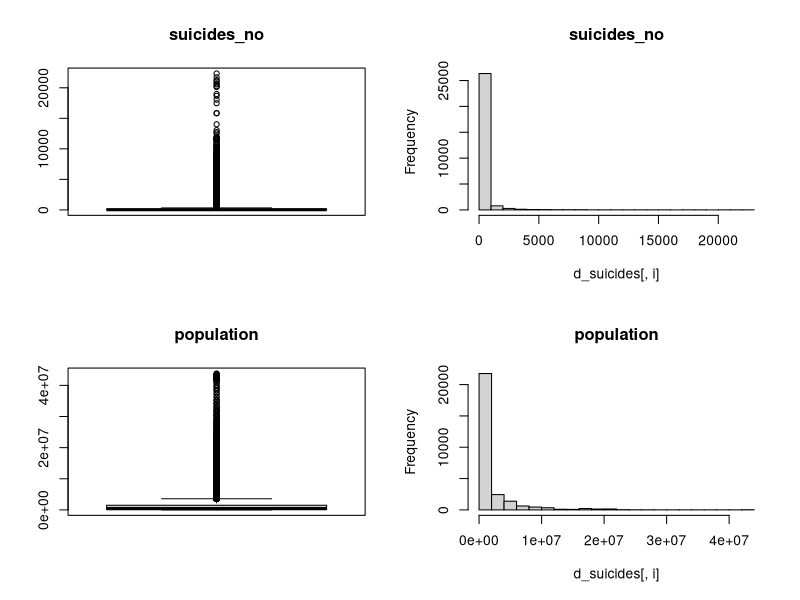
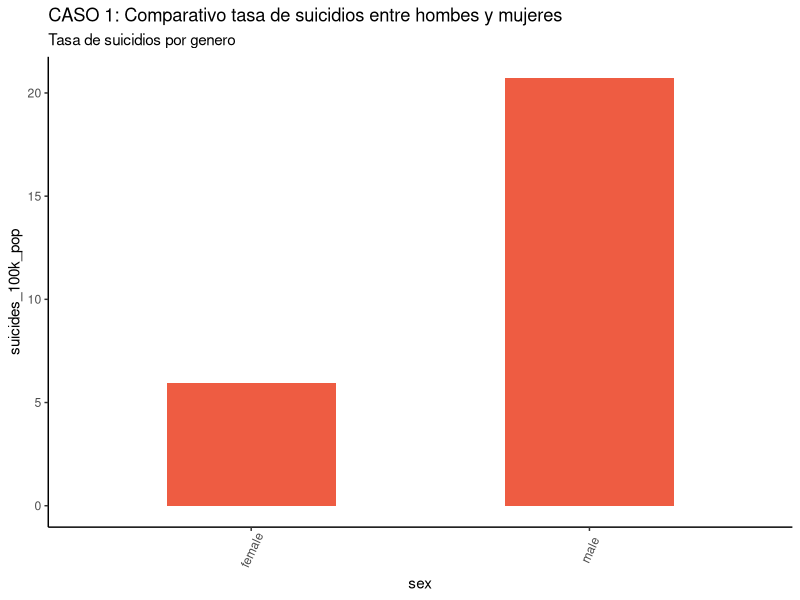
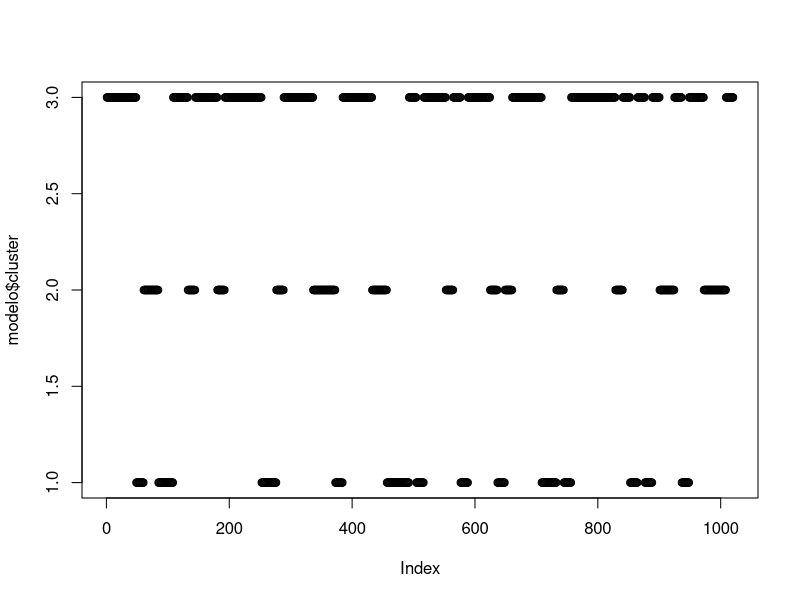
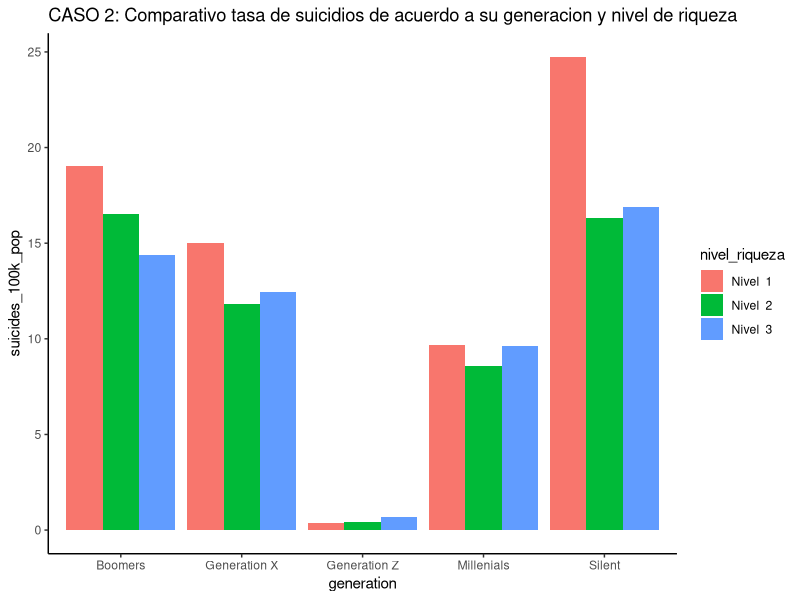
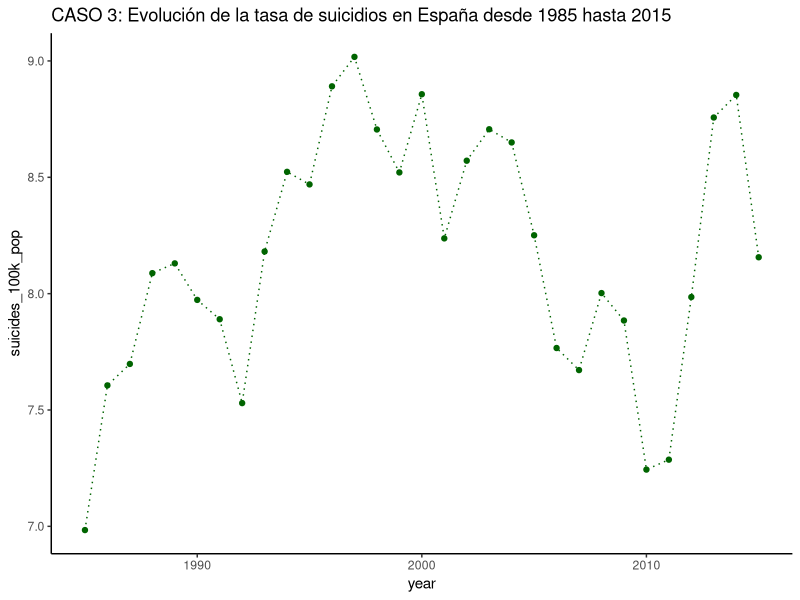
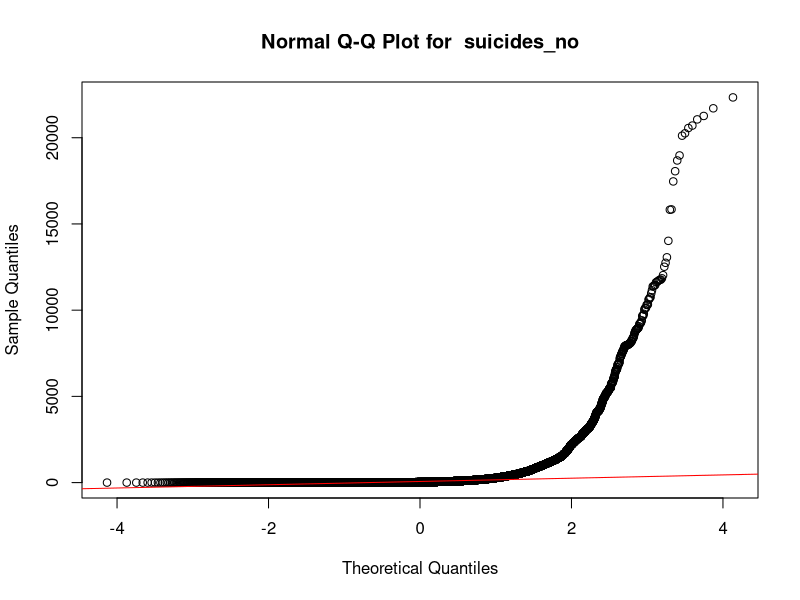
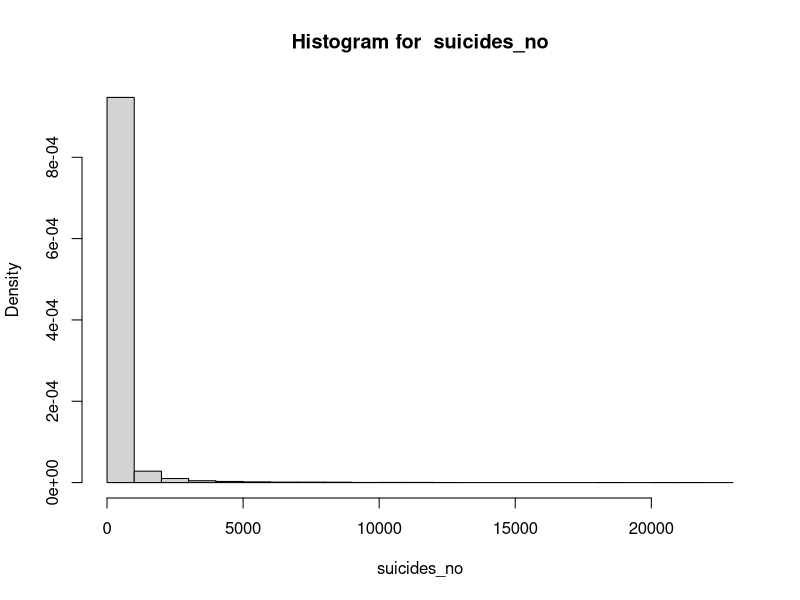
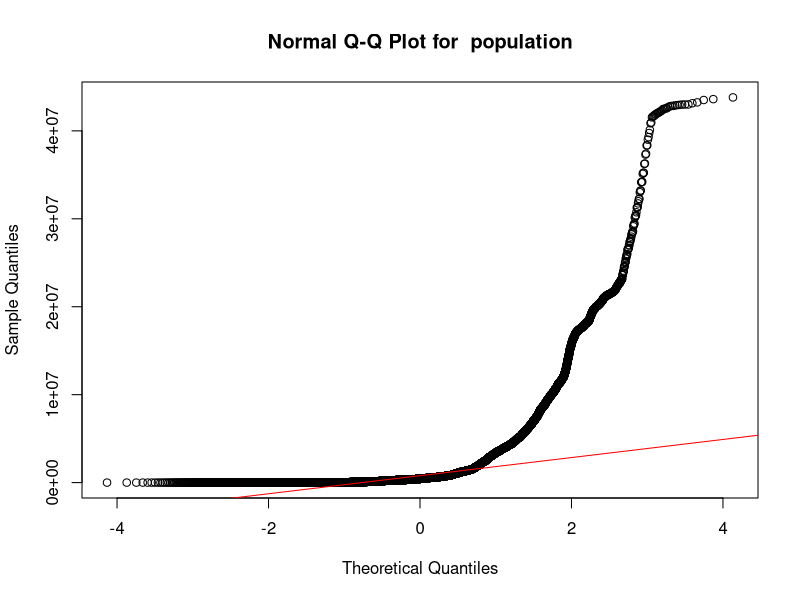

Source code (R) for these figures, in order:
## ---- chunk 1
knitr::opts_chunk$set(echo = TRUE)
## ---- chunk 2
# Tipología y ciclo de vida de los datos - Práctica 2
# Autores: Gabriel Paladines y Jaime Pardo
# Dataset: https://www.kaggle.com/rushirdx/suicide-rates-from-1986-to-2016/data
library(dplyr)
library(knitr)
library(ggplot2)
library(stats)

# Lectura de datos
data <- read.csv("../data/suicide.csv", header = TRUE, sep = ",", quote="\"", dec=".",fill = TRUE)
dim(data) 
# Tenemos 27820 observaciones y un total de 12 variables. Entre otras:
# La variable sex tiene dos clases: female y male, ambas con la misma cantidad de registros.
# La variable age tiene 6 clases, todas ellas con la misma cantidad de registros.
# La variable generation tiene 6 clases con diferente cantidad de registros.
summary(data)
# Tipos de datos
str(data)
res <- sapply(data,class)
kable(data.frame(variables=names(res),clase=as.vector(res)))

## ---- chunk 3
# Eliminar columnas
d_suicides <- select(data, -HDI.for.year, -country.year)
str(d_suicides)
## ---- chunk 4

colSums(is.na(d_suicides))
colSums(d_suicides=="")
colSums(d_suicides=="0")

## ---- chunk 5
# Análisis mediante diagramas de cajas e histogramas
par(mfrow=c(2,2))
cols <- c("suicides_no","population")
for(i in cols) {
  if (is.integer(d_suicides[,i])){
    boxplot(d_suicides[,i], main = i, width = 100)
    hist(d_suicides[,i], main = i)
  }
}


par(mfrow=c(2,2))
cols <- c("sex","age","generation")
for (i in cols){
  if (is.factor(d_suicides[,i])){
    counts <- table(d_suicides[,i])
    barplot(counts,main=paste("Distribution of ", i), 
            xlab=i)
  }
}
## ---- chunk 6
df  <- d_suicides %>% select(sex, suicides_no, population)
df[2:3] <- lapply(df[2:3], as.numeric)
report_case1 <- df %>%
  group_by(sex) %>%
  summarise_all(funs(sum)) %>%
  mutate(suicides_100k_pop = suicides_no / population * 100000)
head(report_case1)
theme_set(theme_classic())
par(mfrow=c(1,1))
g_case1 <- ggplot(report_case1, aes(sex,suicides_100k_pop)) + geom_bar(stat="identity", width = 0.5, fill="tomato2") + 
  labs(title="CASO 1: Comparativo tasa de suicidios entre hombes y mujeres", 
       subtitle="Tasa de suicidios por genero") +
  theme(axis.text.x = element_text(angle=65, vjust=0.6))

g_case1

## ---- chunk 7
suicides_2008 <- filter(d_suicides, year=='2008')

modelo <- kmeans(suicides_2008$gdp_per_capita...., centers = 3)
modelo
modelo$cluster
par(mfrow=c(1,1))
plot(modelo$cluster)

suicides_2008$nivel_riqueza <- modelo$cluster
head(suicides_2008)

report_case2 <- tibble()

for (idx in (1:3)) {
  suicides_2008_riqueza <- filter(suicides_2008, nivel_riqueza==idx)
  df  <- suicides_2008_riqueza %>% select(generation, suicides_no, population)
  
  df[2:3] <- lapply(df[2:3], as.numeric)
  report <- df %>%
    group_by(generation) %>%
    summarise_all(funs(sum)) %>%
    mutate(suicides_100k_pop = suicides_no / population * 100000) %>%
    mutate(nivel_riqueza= paste("Nivel ", idx))
  
  print(paste("Nivel de Riqueza ", idx))
  print(report)
  report_case2 <- rbind(report_case2, report)
}

head(report_case2)

g_case2 <- ggplot(report_case2, aes(fill=nivel_riqueza,y=suicides_100k_pop,x=generation)) + geom_bar(position="dodge", stat="identity") + 
  labs(title="CASO 2: Comparativo tasa de suicidios de acuerdo a su generacion y nivel de riqueza")
g_case2
## ---- chunk 8
suicides_spain <- select(data, country, year, suicides_no, population)
suicides_spain <- filter(d_suicides, country=='Spain')
df  <- suicides_spain %>% select(year, suicides_no, population)
df[2:3] <- lapply(df[2:3], as.numeric)
report_case3 <- df %>%
  group_by(year) %>%
  summarise_all(funs(sum)) %>%
  mutate(suicides_100k_pop = suicides_no / population * 100000)
head(report_case3)
par(mfrow=c(1,1))
g_case3 <- ggplot(report_case3, aes(x=year,y=suicides_100k_pop)) + geom_line(stat="identity", color="darkgreen", linetype="dotted") + 
  labs(title="CASO 3: Evolución de la tasa de suicidios en España desde 1985 hasta 2015") +
  geom_point(color="darkgreen")
g_case3

## ---- chunk 9
# Análisis de normalidad

par(mfrow=c(1,1))
cols <- c("suicides_no", "population")
for (i in cols){
  qqnorm(d_suicides[,i],main = paste("Normal Q-Q Plot for ", i))
  qqline(d_suicides[,i],col="red")
  hist(d_suicides[,i], 
       main=paste("Histogram for ", i), 
       xlab=i, freq = FALSE)
}

## ---- chunk 10

## ---- chunk 11
par(mfrow=c(2,2))
report_case1
g_case1
report_case2
g_case2
report_case3
g_case3
## ---- chunk 12
write.csv(d_suicides, file="suicides_datos_finales.csv")
